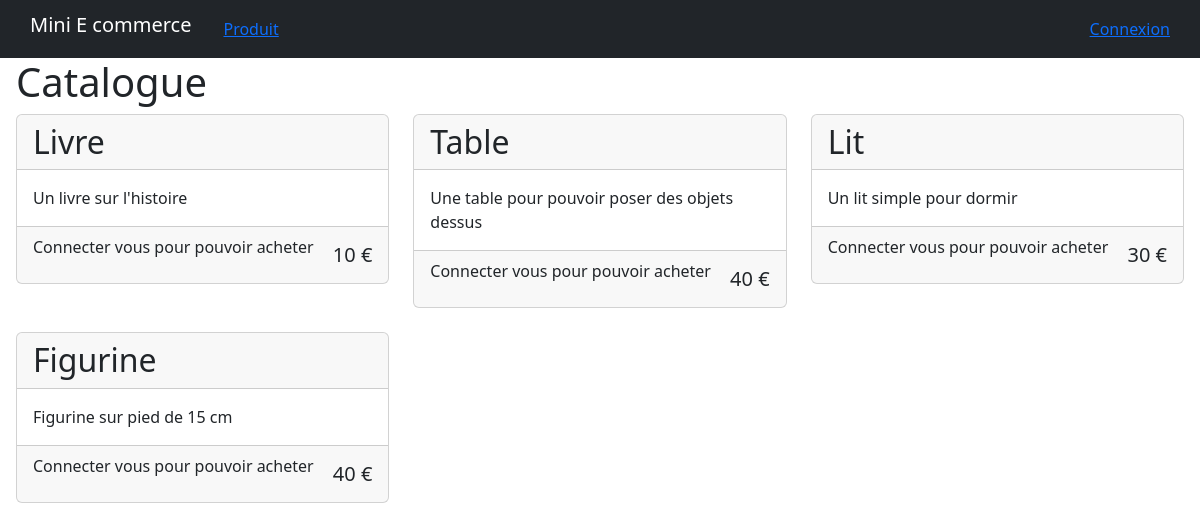
The page /e_commerce/ on the database its author committed.
### e_commerce/models.py (models this page shows)
class Produit(models.Model):
    contenu = models.CharField(max_length=200)
    prix = models.IntegerField(default=0)
    titre = models.CharField(max_length=100)

### e_commerce/views.py (the view)
# urls.py: path("", views.index, name="index"),
def index(request):
    data = Produit.objects.all()
    produit = {'produit': data}
    return render(request, "e_commerce/index.html", produit)

### e_commerce/templates/e_commerce/index.html
{% extends 'e_commerce/menu.html' %}
{% block content %}
    <body>
        <div class="row">
            <h1>Catalogue</h1>
            {% for produits in produit %}
                <article class="col-4 mb-4">
                    <div class="card">
                        <h2 class="card-header">
                            {{ produits.titre }}
                        </h2>
                        <div class="card-body article_contenu">
                            {{ produits.contenu }}
                        </div>
                        <footer class="card-footer d-flex justify-content-between">
                            {% if user.is_authenticated %}
                                <a href="{% url 'e_commerce:achat' produits.id %}" class="btn btn-dark">Ajouter au panier</a>
                            {% else %}
                                <p>Connecter vous pour pouvoir acheter</p>
                            {% endif %}
                            <h5 class="mt-2">{{ produits.prix }} €</h5>
                        </footer>
                    </div>
                </article>
            {% endfor %}
        </div>
    </body>
{% endblock %}

### rows shown on the page
Produit: titre "Livre", contenu "Un livre sur l'histoire", prix "10"
Produit: titre "Table", contenu "Une table pour pouvoir poser des objets dessus", prix "40"
Produit: titre "Lit", contenu "Un lit simple pour dormir", prix "30"
Produit: titre "Figurine", contenu "Figurine sur pied de 15 cm", prix "40"
